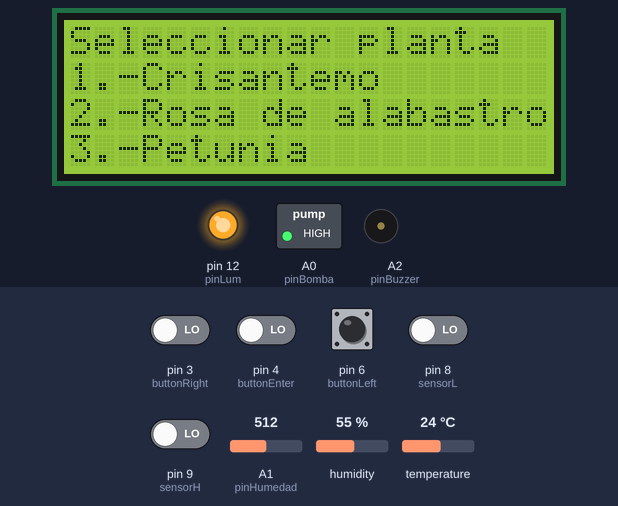
A sketch run on a simulated Arduino Uno, built with avr-gcc and run on an emulated ATmega328P. Parts: 20×4 character LCD, switched loads named in the sketch (green lamp = pin HIGH), output pins drawn as LEDs (lit = HIGH), buzzer (waves = sounding, pin HIGH). Wiring (inferred from the names in the program): DS1307 clock at I2C address 0x68. The inputs (shaded band) are chosen by the test bench; at power-on: pin 3 (buttonRight), pin 4 (buttonEnter), pin 6 (buttonLeft), pin 8 (sensorL), pin 9 (sensorH) LOW, temperature 24 °C, A1 (pinHumedad) = 512, humidity 55 %. The local clock reads 2024-03-15 10:24:30 at power-on unless the sketch sets it.

Above: at 9.0 s.
9.1 s: pin 6 (buttonLeft) pulled HIGH for 0.25 s
At 10.5 s:
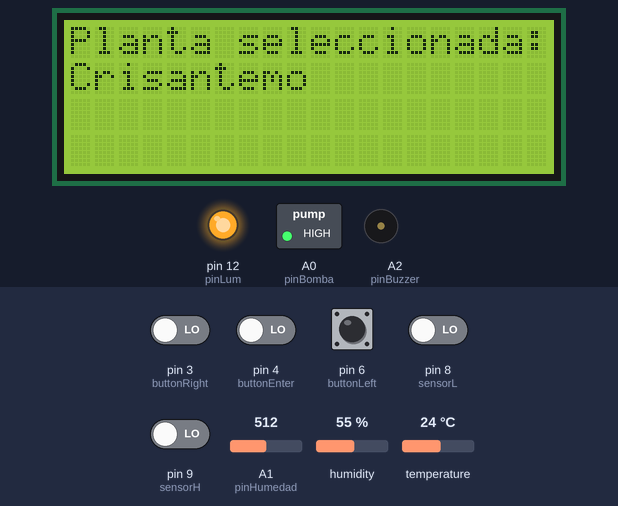
15.3 s: temperature set to 33 °C
18.3 s: pin 3 (buttonRight) driven HIGH and pin 4 (buttonEnter) driven HIGH
At 20.8 s:
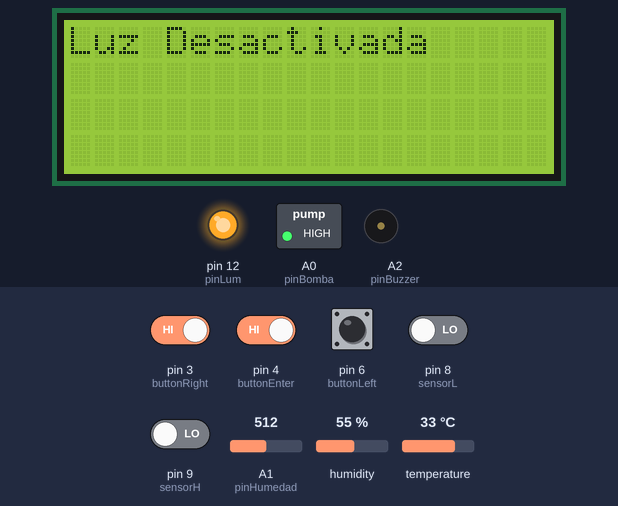
21.3 s: pin 8 (sensorL) driven HIGH
At 21.81 s:
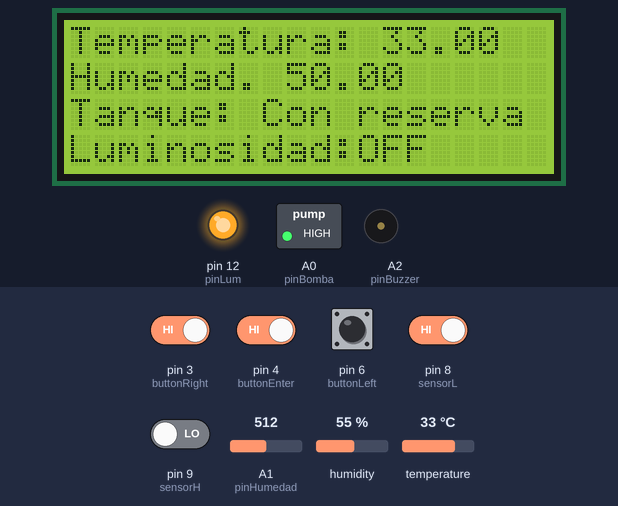
24.3 s: pin 4 (buttonEnter) driven LOW
At 27.1 s:
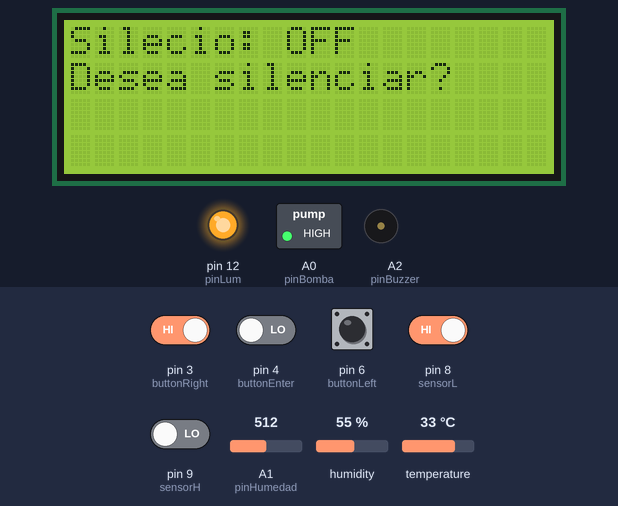
27.3 s: pin 6 (buttonLeft) pulled HIGH for 1 s
At 28.1 s:
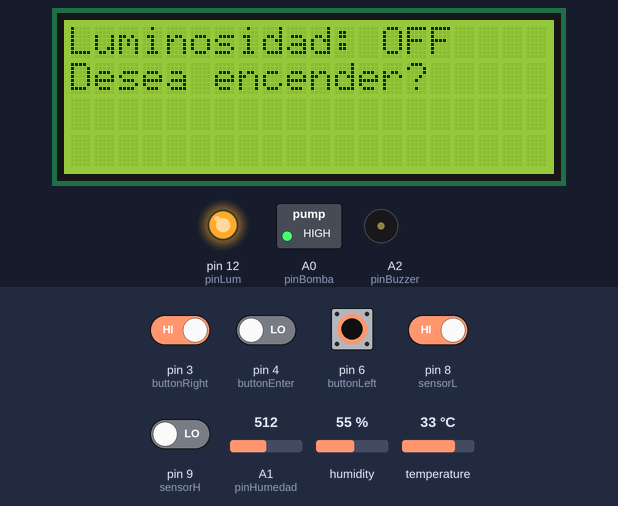
Timing chart, 0 to 30.3 s (numbered marks = the images above; inputs shaded):
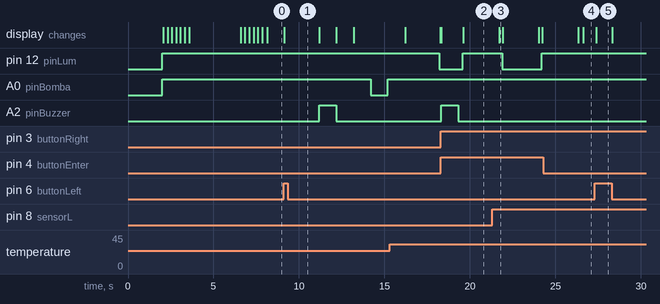

The sketch:

Codigo_Final.ino
```cpp
#include <OneWire.h>
#include <Wire.h>
#include <DHT.h>

#define DHTTYPE DHT11
#define pinHumedad A1
#define pinLum 12
#define pinBomba A0
#define pinBuzzer A2
#define sensorH 9
#define sensorL 8
#include <Wire.h>
#include <LCD.h>
#include <LiquidCrystal_I2C.h>
#define buttonRight 3
#define buttonLeft 6
#define buttonEnter 4
#define DHTPin 10
const int antiTime =10;
int stateButton;
int stateButtonAnt;

int reading;

LiquidCrystal_I2C lcd (0x27,2,1,0,4,5,6,7,3,POSITIVE);
DHT dht(DHTPin,DHTTYPE);

uint8_t second, minute, hour, wday, day, month, year, ctrl;
int buttons[3] = {buttonRight,buttonLeft,buttonEnter};
String plantas[3] = {"1.-Crisantemo","2.-Rosa de alabastro","3.-Petunia"};
float tempMinimas[3] = {10.0,15.0,0.0}; //En grados Celsuis
float tempMaximas[3] = {32.0,27.0,35.0};
int humMinimas[3] = {65,40,40};       //En porcentaje
int humMaximas[3] = {70,50,60};
int inicioFotoperiodo[3] = {7,7,7};
int finFotoperiodo[3] = {18,17,18};
float temp = 0;
int hum = 0;
String tanque = "";
String lum = "";
float tempAnt = 0;
int humAnt = 0;
String tanqueAnt = "";
String lumAnt = "";
uint8_t secondAnt,minuteAnt,hourAnt,dayAnt,wdayAnt,monthAnt,yearAnt;
int menu = 0;
int plantaSelec = 0;
String stringDay = "";
int stateTanque;
int stateRiego = 0;
int stateLuminosidad = 0;
int modoSilencioso = 0;
int activacionManual = 0;
int desactivacionManual = 0;
int stateTemp = 0;
int stateHum = 0;
void setup() {
  // put your setup code here, to run once:
  delay(2000);
  Wire.begin();
  pinMode(pinBomba,OUTPUT);
  pinMode(sensorL,INPUT);
  pinMode(sensorH,INPUT);
  pinMode(pinLum,OUTPUT);
  pinMode(pinBomba,OUTPUT);
  pinMode(pinBuzzer,OUTPUT);
  digitalWrite(pinBuzzer,LOW);
  digitalWrite(pinLum,HIGH);
  digitalWrite(pinBomba,HIGH);

  int i = 0;
  for(i = 0;i < 2;i++){
    pinMode(buttons[i],INPUT);
    }
  lcd.begin(20,4);
  for(int i = 0; i< 3; i++)
  {
    lcd.backlight();
    delay(250);
    lcd.noBacklight();
    delay(250);
  }
  lcd.backlight(); // terminamos con el backlight on
  lcd.setCursor(6,1);
  lcd.print("MACETA");
  lcd.setCursor(4,2);
  lcd.print("INTELIGENTE");
  delay(3000);
  lcd.clear();
  for(int i = 0; i< 3; i++)
  {
    lcd.backlight();
    delay(250);
    lcd.noBacklight();
    delay(250);
  }
  lcd.backlight(); // terminamos con el backlight on

  while(1)
  {
  lcd.setCursor(0,0);
  lcd.print("Seleccionar planta");
  lcd.setCursor(0,1);
  lcd.print(plantas[0]);
  lcd.setCursor(0,2);
  lcd.print(plantas[1]);
  lcd.setCursor(0,3);
  lcd.print(plantas[2]);
  reading = digitalRead(buttonLeft);
  if(reading)
  {
    plantaSelec = 1;
    lcd.clear();
    lcd.setCursor(0,0);
    lcd.print("Planta seleccionada: ");
    lcd.setCursor(0,1);
    lcd.print("Crisantemo");
    delay(2000);
    break;
    }
  reading = digitalRead(buttonEnter);
  if(reading)
  {
    plantaSelec = 2;
    lcd.clear();
    lcd.setCursor(0,0);
    lcd.print("Planta seleccionada: ");
    lcd.setCursor(0,1);
    lcd.print("Rosa de Alabastro");
    delay(2000);
    break;
    }
  reading = digitalRead(buttonRight);
  if(reading)
  {
    lcd.clear();
    lcd.setCursor(0,0);
    lcd.print("Planta seleccionada: ");
    lcd.setCursor(0,1);
    lcd.print("Petunia");
    delay(2000);
    plantaSelec = 3;
    break;
    }
  }

}

void loop() {
  // put your main code here, to run repeatedly:
  adquisicion:
  read_ds1307();
  float temp = dht.readTemperature();
  float hum = analogRead(pinHumedad);
  hum = map(hum,1024,0,0,100);
  if(digitalRead(sensorL) == LOW and digitalRead(sensorH) == LOW)
  {
    tanque = "Vacio";
    stateTanque = 0;
    }
  else if (digitalRead(sensorH) == LOW and digitalRead(sensorL) ==  HIGH)
  {
    tanque = "Con reserva";
    stateTanque = 1;
  }
  else if(digitalRead(sensorH) == HIGH and digitalRead(sensorL) == HIGH)
  {
    tanque = "Lleno";
    stateTanque = 1;
  }

  if(stateLuminosidad == 1) lum = "ON";
  else lum = "OFF";

  //Alarma de temperatura
  if(temp < tempMinimas[plantaSelec - 1] and stateTemp == 0)
  {
    lcd.clear();
    lcd.setCursor(6,1);
    lcd.print("Ayuda!!");
    lcd.setCursor(2,2);
    lcd.print("Hace mucho frio");
    if(modoSilencioso == 0){
      while(1){
        digitalWrite(pinBuzzer,HIGH);
        delay(1000);
        digitalWrite(pinBuzzer,LOW);
        reading = digitalRead(buttonEnter);
        if(reading){
          stateTemp = 1;
          break;
          }
        }
      }
    }
  else if(temp > tempMaximas[plantaSelec -1] and stateTemp == 0)
  {
    lcd.clear();
    lcd.setCursor(6,1);
    lcd.print("Uff!!");
    lcd.setCursor(2,2);
    lcd.print("Que calor hace");
    if(modoSilencioso == 0){
      while(1){
        digitalWrite(pinBuzzer,HIGH);
        delay(1000);
        digitalWrite(pinBuzzer,LOW);
        reading = digitalRead(buttonEnter);
        if(reading)
        {
          stateTemp = 1;
          break;
          }
      }
    }
  }
  else if(hum < humMinimas[plantaSelec -1] and stateHum == 0)
  {
    lcd.clear();
    lcd.setCursor(2,2);
    lcd.print("Me estoy secando :(");
    if(modoSilencioso == 0){
        digitalWrite(pinBuzzer,HIGH);
        delay(1000);
        digitalWrite(pinBuzzer,LOW);
    }
    if(stateRiego == 0){
      lcd.clear();
      lcd.setCursor(0,0);
      lcd.print("Regando....");
      delay(1000);
      lcd.noBacklight();
      delay(1000);
      digitalWrite(pinBomba,LOW);
      delay(1000);
      digitalWrite(pinBomba,HIGH);
      delay(1000);
      lcd.backlight();
      lcd.clear();
      lcd.setCursor(0,1);
      lcd.print("Riego terminado");
      stateRiego = 1;
      delay(2000);
    }
    else
    {
      lcd.clear();
      lcd.setCursor(0,0);
      lcd.print("Llenar Tanque!!!");
      if(modoSilencioso == 0){
        digitalWrite(pinBuzzer,HIGH);
        delay(1000);
        digitalWrite(pinBuzzer,LOW);}
      goto adquisicion;
      }
      stateHum = 1;
  }
  else if(hum > humMaximas[plantaSelec-1] and stateHum == 0)
  {
    lcd.clear();
    lcd.setCursor(6,1);
    lcd.print("Socorro");
    lcd.setCursor(4,2);
    lcd.print("Me ahogo!!!");
    if(modoSilencioso == 0){
    while(1){
      digitalWrite(pinBuzzer,HIGH);
      delay(1000);
      digitalWrite(pinBuzzer,LOW);
      reading = digitalRead(buttonEnter);
      if(reading){
        stateHum = 1;
        break;
        }
    }
  }
}
  if(hour >= inicioFotoperiodo[plantaSelec-1] and hour <= finFotoperiodo[plantaSelec -1] and desactivacionManual == 0)
  {
    digitalWrite(pinLum,LOW);
    stateLuminosidad = 1;
    }
  else{
    if(hour < inicioFotoperiodo[plantaSelec-1] and hour > finFotoperiodo[plantaSelec -1]) desactivacionManual = 0;
    if(activacionManual == 1 and desactivacionManual == 0){
      digitalWrite(pinLum,LOW);
      stateLuminosidad = 1;}
    else{
      digitalWrite(pinLum,HIGH);
      stateLuminosidad = 0;
      }
    }

  if(minute == 0 or minute == 15 or minute == 30 or minute == 45 and second == 0){
    stateTemp = 0;
    stateHum = 0;
    stateRiego = 0;
    }

  stateButton = digitalRead(buttonRight);

  if(stateButton != stateButtonAnt)
  {
    if(antireboot(buttonRight))
    {
      lcd.clear();
      if(menu < 5) menu++;
      else menu = 5;
      }
    }
  stateButton = digitalRead(buttonLeft);

  if(stateButton != stateButtonAnt)
  {
    if(antireboot(buttonLeft))
    {
      lcd.clear();
      if(menu > 0) menu--;
      else menu = 0;
      }
    }

  switch(menu){
    case 0:
      if(secondAnt != second) lcd.clear();
      if(minuteAnt != minute) lcd.clear();
      if(hourAnt != hour) lcd.clear();
      if(wdayAnt != wday) lcd.clear();
      if(dayAnt != day) lcd.clear();
      if(monthAnt != month) lcd.clear();
      if(yearAnt != year) lcd.clear();
      switch(wday)
      {
        case 1:
          stringDay = "Lunes";
          break;
        case 2:
          stringDay = "Martes";
          break;
        case 3:
          stringDay = "Miercoles";
          break;
        case 4:
          stringDay = "Jueves";
          break;
        case 5:
          stringDay = "Viernes";
          break;
        case 6:
          stringDay = "Sábado";
          break;
        case 7:
          stringDay = "Domingo";
          break;
        }
      lcd.setCursor(4,0);
      lcd.print(stringDay);
      lcd.setCursor(3,1);
      lcd.print("Fecha: ");
      lcd.print(day);
      lcd.print('/');
      lcd.print(month);
      lcd.print('/');
      lcd.print(year);
      lcd.setCursor(1,2);
      lcd.print("  Hora: ");
      lcd.print(hour);
      lcd.print(':');
      lcd.print(minute);
      lcd.print(':');
      lcd.print(second);
      break;
    case 1:
      if(temp != tempAnt) lcd.clear();
      if(hum != humAnt) lcd.clear();
      if(tanque != tanqueAnt) lcd.clear();
      if(lum != lumAnt) lcd.clear();

      lcd.setCursor(0,0);
      lcd.print("Temperatura: ");lcd.print(temp);
      lcd.setCursor(0,1);
      lcd.print("Humedad. ");lcd.print(hum);
      lcd.setCursor(0,2);
      lcd.print("Tanque: ");lcd.print(tanque);
      lcd.setCursor(0,3);
      lcd.print("Luminosidad:");lcd.print(lum);
      break;
    case 2:
      lcd.setCursor(0,0);
      lcd.print("Temp Min: ");lcd.print(tempMinimas[plantaSelec-1]);lcd.write(167);
      lcd.setCursor(0,1);
      lcd.print("Temp Max: ");lcd.print(tempMaximas[plantaSelec-1]);lcd.write(167);
      lcd.setCursor(0,2);
      lcd.print("Humedad Min: ");lcd.print(humMinimas[plantaSelec-1]);lcd.print("%");
      lcd.setCursor(0,3);
      lcd.print("Humedad Max: ");lcd.print(humMaximas[plantaSelec-1]);lcd.print("%");
      break;
    case 3:
      if(plantaSelec == 1)
      {
        lcd.setCursor(0,0);
        lcd.print("Sustrato:");
        lcd.setCursor(0,1);
        lcd.print("2/3 tierra jardin");
        lcd.setCursor(0,2);
        lcd.print("1/3 composta");
        }
      if(plantaSelec == 2)
      {
        lcd.setCursor(0,0);
        lcd.print("Sustrato:");
        lcd.setCursor(0,1);
        lcd.print("25% tierra hoja");
        lcd.setCursor(0,2);
        lcd.print("25% tierra negra");
        lcd.setCursor(0,3);
        lcd.print("50% tepojal");
        }
      if(plantaSelec == 3)
      {
        lcd.setCursor(0,0);
        lcd.print("Sustrato:");
        lcd.setCursor(0,1);
        lcd.print("60% tierra hoja");
        lcd.setCursor(0,2);
        lcd.print("20% Peat Moss");
        lcd.setCursor(0,3);
        lcd.print("20% tepojal");
        }
      break;
    case 4:
      lcd.setCursor(0,0);
      if(stateLuminosidad == 0){
        lcd.print("Luminosidad: OFF");
        lcd.setCursor(0,1);
        lcd.print("Desea encender?");
        stateButton = digitalRead(buttonEnter);
        if(stateButton != stateButtonAnt)
        {
          if(antireboot(buttonEnter))
            {
              activacionManual = 1;
              desactivacionManual = 0;
              stateLuminosidad = 1;
              digitalWrite(pinLum,LOW);
              lcd.clear();
              lcd.print("Luz activada");
              delay(2000);
              menu = 0;
            }
        }
      }
      else{
        lcd.print("Luminosidad: ON");
        lcd.setCursor(0,1);
        lcd.print("Desea apagar?");
        stateButton = digitalRead(buttonEnter);
        if(stateButton != stateButtonAnt)
        {
          if(antireboot(buttonEnter))
            {
              activacionManual = 0;
              desactivacionManual = 1;
              stateLuminosidad = 0;
              digitalWrite(pinLum,HIGH);
              lcd.clear();
              lcd.print("Luz Desactivada");
              delay(2000);
              menu = 0;
            }
        }
        }
        break;
     case 5:
      lcd.setCursor(0,0);
      if(modoSilencioso == 0){
        lcd.print("Silecio: OFF");
        lcd.setCursor(0,1);
        lcd.print("Desea silenciar?");
        stateButton = digitalRead(buttonEnter);
        if(stateButton != stateButtonAnt)
        {
          if(antireboot(buttonEnter))
            {
              modoSilencioso = 1;
              lcd.clear();
              lcd.print("Silecio Activado");
              delay(2000);
              menu = 0;
            }
        }

     }
     else{
        lcd.print("Silecio: OFF");
        lcd.setCursor(0,1);
        lcd.print("Desea desactivar?");
        stateButton = digitalRead(buttonEnter);
        if(stateButton != stateButtonAnt)
        {
          if(antireboot(buttonEnter))
            {
              modoSilencioso = 0;
              lcd.clear();
              lcd.print("Silecio Desctivado");
              delay(2000);
              menu = 0;
            }
        }
  }
    break;
}
  tempAnt = temp;
  humAnt = hum;
  tanqueAnt = tanque;
  lumAnt = lum;
  secondAnt = second;
  minuteAnt = minute;
  hourAnt = hour;
  wdayAnt = wday;
  dayAnt = day;
  monthAnt = month;
  yearAnt = year;

}
bool read_ds1307()
{
  // Iniciar el intercambio de información con el DS1307 (0xD0)
  Wire.beginTransmission(0x68);

  // Escribir la dirección del segundero
  Wire.write(0x00);

  // Terminamos la escritura y verificamos si el DS1307 respondio
  // Si la escritura se llevo a cabo el metodo endTransmission retorna 0
  if (Wire.endTransmission() != 0)
    return false;

  // Si el DS1307 esta presente, comenzar la lectura de 8 bytes
  Wire.requestFrom(0x68, 8);

  // Recibimos el byte del registro 0x00 y lo convertimos a binario
  second = bcd2bin(Wire.read());
  minute = bcd2bin(Wire.read()); // Continuamos recibiendo cada uno de los registros
  hour = bcd2bin(Wire.read());
  wday = bcd2bin(Wire.read());
  day = bcd2bin(Wire.read());
  month = bcd2bin(Wire.read());
  year = bcd2bin(Wire.read());

  // Recibir los datos del registro de control en la dirección 0x07
  ctrl = Wire.read();

  // Operacion satisfactoria, retornamos verdadero
  return true;
}

/**
   Esta función convierte un número BCD a binario. Al dividir el número guardado
   en el parametro BCD entre 16 y multiplicar por 10 se convierten las decenas
   y al obtener el módulo 16 obtenemos las unidades. Ambas cantidades se suman
   para obtener el valor binario.
*/
uint8_t bcd2bin(uint8_t bcd)
{
  // Convertir decenas y luego unidades a un numero binario
  return (bcd / 16 * 10) + (bcd % 16);
}

boolean antireboot  (int pin) {
  int  cont =0;
  boolean state;            // guarda el estado del boton
  boolean stateAnt;    // guarda el ultimo estado del boton

  do {
    state = digitalRead (pin);
    if (state != stateAnt){  // comparamos el estado actual
      cont = 0;                   // reiniciamos el contador
      stateAnt = state;
    }
    else{
      cont += 1;      // aumentamos el contador en 1
    }
    delay (1);
  }
  while (cont < antiTime);
  return state;
}
```

Measured:
- after the input at 9.1 s, A0 (pinBomba): HIGH → LOW after 5.1 s, → HIGH 1.0 s later; A2 (pinBuzzer): LOW → HIGH after 2.1 s, → LOW 1.0 s later; the display: changes at once (image 1)
- after the input at 18.3 s, pin 12 (pinLum): LOW → HIGH after 1.3 s; the display: first differs from a run without the input after 1.3 s (image 2)
- after the input at 21.3 s, the display: changes after 0.41 s (image 3)
- after the input at 24.3 s, pin 12 (pinLum): stays HIGH (without the input it goes to LOW after 2.2 s)
- after the input at 27.3 s, the display: changes after 0.08 s (image 5)
